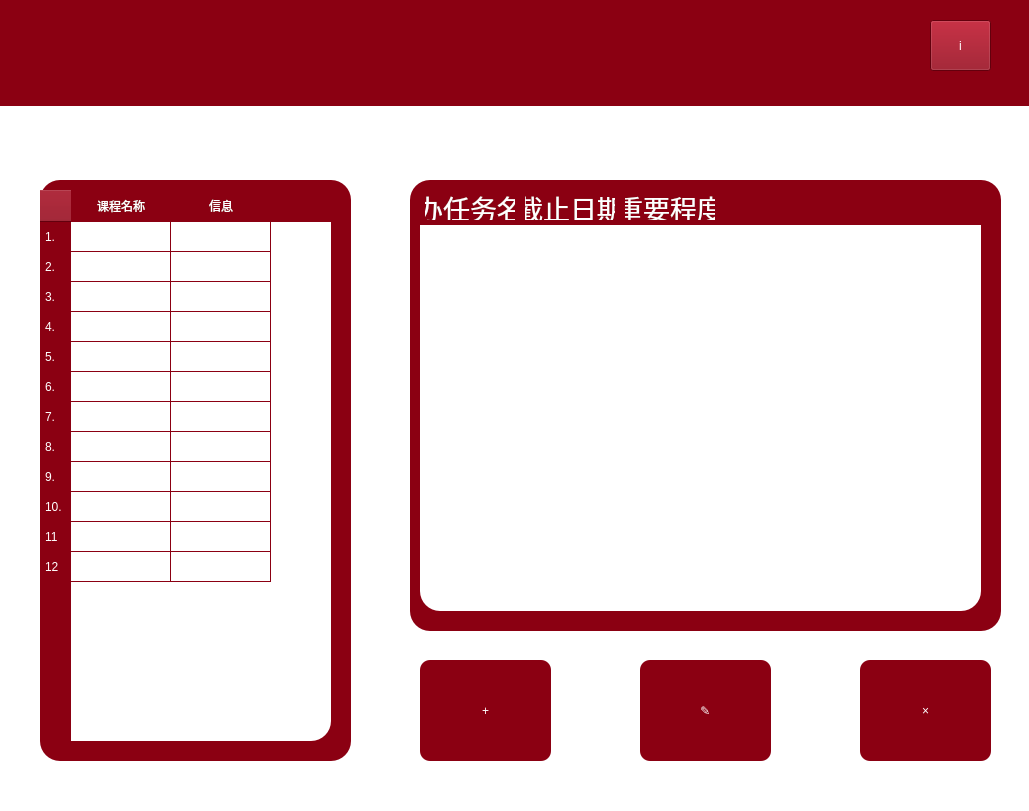
<?xml version="1.0" encoding="UTF-8"?>
<ui version="4.0">
 <class>MainWindow</class>
 <widget class="QMainWindow" name="MainWindow">
  <property name="geometry">
   <rect>
    <x>0</x>
    <y>0</y>
    <width>1029</width>
    <height>811</height>
   </rect>
  </property>
  <property name="windowTitle">
   <string>DDL HELPER</string>
  </property>
  <property name="styleSheet">
   <string notr="true">
background-color: rgb(255, 255, 255);
</string>
  </property>
  <widget class="QWidget" name="centralwidget">
   <widget class="QLabel" name="classlabel">
    <property name="geometry">
     <rect>
      <x>120</x>
      <y>120</y>
      <width>161</width>
      <height>71</height>
     </rect>
    </property>
    <property name="font">
     <font>
      <pointsize>18</pointsize>
     </font>
    </property>
    <property name="styleSheet">
     <string notr="true">
	
border-image: url(:/icon/kebiao.png);
	border-width: 1px;
	border-radius: 10px;
	border-color: rgb(255,255, 255); 
	background-color: rgb(255, 255, 255);</string>
    </property>
    <property name="text">
     <string/>
    </property>
   </widget>
   <widget class="QLabel" name="arrangelabel">
    <property name="geometry">
     <rect>
      <x>630</x>
      <y>120</y>
      <width>161</width>
      <height>71</height>
     </rect>
    </property>
    <property name="font">
     <font>
      <pointsize>18</pointsize>
     </font>
    </property>
    <property name="styleSheet">
     <string notr="true">
	
border-image: url(:/icon/todayq.png);
	border-width: 1px;
	border-radius: 10px;
	border-color: rgb(255,255, 255); 
	background-color: rgb(255, 255, 255);</string>
    </property>
    <property name="text">
     <string/>
    </property>
   </widget>
   <widget class="QPushButton" name="weekreportpushButton">
    <property name="geometry">
     <rect>
      <x>700</x>
      <y>20</y>
      <width>101</width>
      <height>71</height>
     </rect>
    </property>
    <property name="cursor">
     <cursorShape>PointingHandCursor</cursorShape>
    </property>
    <property name="styleSheet">
     <string notr="true">QPushButton{
	color:rgb(17,17,17);
	
	border-image: url(:/icon/weekre.png);
	
	border-width: 1px;
	border-radius: 10px;
	border-color: rgb(139 ,0, 18); 
	background-color: rgb(139, 0, 18);
	font: 17pt &quot;Heiti SC&quot;;
color:white
}

</string>
    </property>
    <property name="text">
     <string/>
    </property>
   </widget>
   <widget class="QPushButton" name="classpushButton">
    <property name="geometry">
     <rect>
      <x>590</x>
      <y>20</y>
      <width>111</width>
      <height>71</height>
     </rect>
    </property>
    <property name="cursor">
     <cursorShape>PointingHandCursor</cursorShape>
    </property>
    <property name="styleSheet">
     <string notr="true">QPushButton{
	color:rgb(17,17,17);
	border-image: url(:/icon/class.png);
	
	border-width: 1px;
	border-radius: 10px;
	border-color: rgb(139 ,0, 18); 
	background-color: rgb(139, 0, 18);
	font: 17pt &quot;Heiti SC&quot;;
color:white
}

</string>
    </property>
    <property name="text">
     <string/>
    </property>
   </widget>
   <widget class="QLabel" name="label">
    <property name="geometry">
     <rect>
      <x>0</x>
      <y>-5</y>
      <width>1031</width>
      <height>111</height>
     </rect>
    </property>
    <property name="styleSheet">
     <string notr="true">
QLabel { 
background-color: rgb(139 ,0, 18); }
</string>
    </property>
    <property name="text">
     <string/>
    </property>
   </widget>
   <widget class="QLabel" name="label_2">
    <property name="geometry">
     <rect>
      <x>140</x>
      <y>10</y>
      <width>301</width>
      <height>91</height>
     </rect>
    </property>
    <property name="styleSheet">
     <string notr="true">QLabel { 
	border-image: url(:/ne/22.png);

	background-color: rgb(139, 0, 18);
}</string>
    </property>
    <property name="text">
     <string/>
    </property>
   </widget>
   <widget class="QWidget" name="widget" native="true">
    <property name="geometry">
     <rect>
      <x>410</x>
      <y>180</y>
      <width>591</width>
      <height>451</height>
     </rect>
    </property>
    <property name="styleSheet">
     <string notr="true">QWidget{
border-radius:20px;
	background-color: rgb(139, 0, 18);
}</string>
    </property>
    <widget class="QTableWidget" name="arrangetableWidget">
     <property name="geometry">
      <rect>
       <x>10</x>
       <y>10</y>
       <width>561</width>
       <height>421</height>
      </rect>
     </property>
     <property name="styleSheet">
      <string notr="true">QTableWidget{
	background-color: rgb(255, 255, 255);
	border-color: rgb(255, 255, 255);
gridline-color: rgb(255, 255, 255);
 font-size: 20pt;
}
QHeaderView::section {
background-color: rgb(139,0,18);
      color: white;          
      padding: 4px;        
     border: 1px solid rgb(139,0,18);
      min-height: 25px;        
    }
</string>
     </property>
     <column>
      <property name="text">
       <string>待办任务名称</string>
      </property>
      <property name="font">
       <font>
        <pointsize>20</pointsize>
        <italic>false</italic>
       </font>
      </property>
      <property name="background">
       <color>
        <red>255</red>
        <green>255</green>
        <blue>255</blue>
       </color>
      </property>
     </column>
     <column>
      <property name="text">
       <string>截止日期</string>
      </property>
      <property name="font">
       <font>
        <pointsize>20</pointsize>
       </font>
      </property>
      <property name="background">
       <color>
        <red>255</red>
        <green>255</green>
        <blue>255</blue>
       </color>
      </property>
     </column>
     <column>
      <property name="text">
       <string>重要程度</string>
      </property>
      <property name="font">
       <font>
        <family>.Apple Color Emoji UI</family>
        <pointsize>20</pointsize>
       </font>
      </property>
      <property name="background">
       <color>
        <red>255</red>
        <green>255</green>
        <blue>255</blue>
       </color>
      </property>
     </column>
    </widget>
   </widget>
   <widget class="QPushButton" name="aboutpushButton">
    <property name="geometry">
     <rect>
      <x>930</x>
      <y>20</y>
      <width>61</width>
      <height>51</height>
     </rect>
    </property>
    <property name="cursor">
     <cursorShape>PointingHandCursor</cursorShape>
    </property>
    <property name="styleSheet">
     <string notr="true">QPushButton{
	font: 700 24pt &quot;Times New Roman&quot;;
border-color: rgb(139 ,0, 18); 
	background-color: rgb(139, 0, 18);
color:white;
}

</string>
    </property>
    <property name="text">
     <string>i</string>
    </property>
   </widget>
   <widget class="QWidget" name="widget_2" native="true">
    <property name="geometry">
     <rect>
      <x>40</x>
      <y>180</y>
      <width>311</width>
      <height>581</height>
     </rect>
    </property>
    <property name="styleSheet">
     <string notr="true">QWidget{
border-radius:20px;
	background-color: rgb(139, 0, 18);
}</string>
    </property>
    <widget class="QTableWidget" name="classtableWidget">
     <property name="geometry">
      <rect>
       <x>0</x>
       <y>10</y>
       <width>291</width>
       <height>551</height>
      </rect>
     </property>
     <property name="styleSheet">
      <string notr="true">QTableWidget{
	background-color: rgb(255, 255, 255);
	border-color: rgb(255, 255, 255);
gridline-color:rgb(139,0,18);
 font-size: 17pt;
}
QHeaderView::section {
background-color: rgb(139,0,18);
      color: white;          
      padding: 4px;        
     border: 1px solid rgb(139,0,18);
      max-height: 25px;        
	font: 20pt &quot;Heiti SC&quot;;
    }
</string>
     </property>
     <row>
      <property name="text">
       <string>1.</string>
      </property>
     </row>
     <row>
      <property name="text">
       <string>2.</string>
      </property>
     </row>
     <row>
      <property name="text">
       <string>3.</string>
      </property>
     </row>
     <row>
      <property name="text">
       <string>4.</string>
      </property>
     </row>
     <row>
      <property name="text">
       <string>5.</string>
      </property>
     </row>
     <row>
      <property name="text">
       <string>6.</string>
      </property>
     </row>
     <row>
      <property name="text">
       <string>7.</string>
      </property>
     </row>
     <row>
      <property name="text">
       <string>8.</string>
      </property>
     </row>
     <row>
      <property name="text">
       <string>9.</string>
      </property>
     </row>
     <row>
      <property name="text">
       <string>10.</string>
      </property>
     </row>
     <row/>
     <row/>
     <column>
      <property name="text">
       <string>课程名称</string>
      </property>
     </column>
     <column>
      <property name="text">
       <string>信息</string>
      </property>
     </column>
    </widget>
   </widget>
   <widget class="QPushButton" name="addButton">
    <property name="geometry">
     <rect>
      <x>420</x>
      <y>660</y>
      <width>131</width>
      <height>101</height>
     </rect>
    </property>
    <property name="cursor">
     <cursorShape>PointingHandCursor</cursorShape>
    </property>
    <property name="styleSheet">
     <string notr="true">QPushButton{
	color:rgb(17,17,17);
	
	
	font: 48pt &quot;Heiti SC&quot;;
	
	border-width: 1px;
	border-radius: 10px;
	border-color: rgb(139 ,0, 18); 
	background-color: rgb(139, 0, 18);
	
	font: 700 72pt &quot;Arial&quot;;
color:white
}
QPushButton:hover { 
background-color: rgb(167, 42, 43);}
QPushButton:hovered { 
background-color: rgb(116, 255, 63);}

</string>
    </property>
    <property name="text">
     <string>+</string>
    </property>
   </widget>
   <widget class="QPushButton" name="adjustbutton">
    <property name="geometry">
     <rect>
      <x>640</x>
      <y>660</y>
      <width>131</width>
      <height>101</height>
     </rect>
    </property>
    <property name="cursor">
     <cursorShape>PointingHandCursor</cursorShape>
    </property>
    <property name="styleSheet">
     <string notr="true">QPushButton{
	color:rgb(17,17,17);
	
	
	font: 48pt &quot;Heiti SC&quot;;
	
	border-width: 1px;
	border-radius: 10px;
	border-color: rgb(139 ,0, 18); 
	background-color: rgb(139, 0, 18);
	
	font: 700 78pt &quot;Arial&quot;;
color:white
}
QPushButton:hover { 
background-color: rgb(167, 42, 43);}

</string>
    </property>
    <property name="text">
     <string>✎</string>
    </property>
   </widget>
   <widget class="QPushButton" name="deletebutton">
    <property name="geometry">
     <rect>
      <x>860</x>
      <y>660</y>
      <width>131</width>
      <height>101</height>
     </rect>
    </property>
    <property name="cursor">
     <cursorShape>PointingHandCursor</cursorShape>
    </property>
    <property name="styleSheet">
     <string notr="true">QPushButton{
	color:rgb(17,17,17);
	
	
	font: 48pt &quot;Heiti SC&quot;;
	
	border-width: 1px;
	border-radius: 10px;
	border-color: rgb(139 ,0, 18); 
	background-color: rgb(139, 0, 18);
	
	font: 700 72pt &quot;Arial&quot;;
color:white
}

QPushButton:hover { 
background-color: rgb(167, 42, 43);}</string>
    </property>
    <property name="text">
     <string>×</string>
    </property>
   </widget>
   <widget class="QLabel" name="label_3">
    <property name="geometry">
     <rect>
      <x>40</x>
      <y>10</y>
      <width>81</width>
      <height>81</height>
     </rect>
    </property>
    <property name="styleSheet">
     <string notr="true">background-color: rgb(139, 0, 18);
border-image: url(:/icon/llooggoo.png);
</string>
    </property>
    <property name="text">
     <string/>
    </property>
   </widget>
   <widget class="QPushButton" name="notepushButton">
    <property name="geometry">
     <rect>
      <x>490</x>
      <y>20</y>
      <width>101</width>
      <height>71</height>
     </rect>
    </property>
    <property name="cursor">
     <cursorShape>PointingHandCursor</cursorShape>
    </property>
    <property name="styleSheet">
     <string notr="true">QPushButton{
	color:rgb(17,17,17);
	border-image: url(:/icon/note.png);
	
	border-width: 1px;
	border-radius: 10px;
	border-color: rgb(139 ,0, 18); 
	background-color: rgb(139, 0, 18);
	font: 17pt &quot;Heiti SC&quot;;
color:white
}

</string>
    </property>
    <property name="text">
     <string/>
    </property>
   </widget>
   <zorder>classlabel</zorder>
   <zorder>widget_2</zorder>
   <zorder>label</zorder>
   <zorder>arrangelabel</zorder>
   <zorder>weekreportpushButton</zorder>
   <zorder>classpushButton</zorder>
   <zorder>label_2</zorder>
   <zorder>widget</zorder>
   <zorder>aboutpushButton</zorder>
   <zorder>addButton</zorder>
   <zorder>adjustbutton</zorder>
   <zorder>deletebutton</zorder>
   <zorder>label_3</zorder>
   <zorder>notepushButton</zorder>
  </widget>
  <widget class="QStatusBar" name="statusbar"/>
 </widget>
 <resources/>
 <connections/>
</ui>
